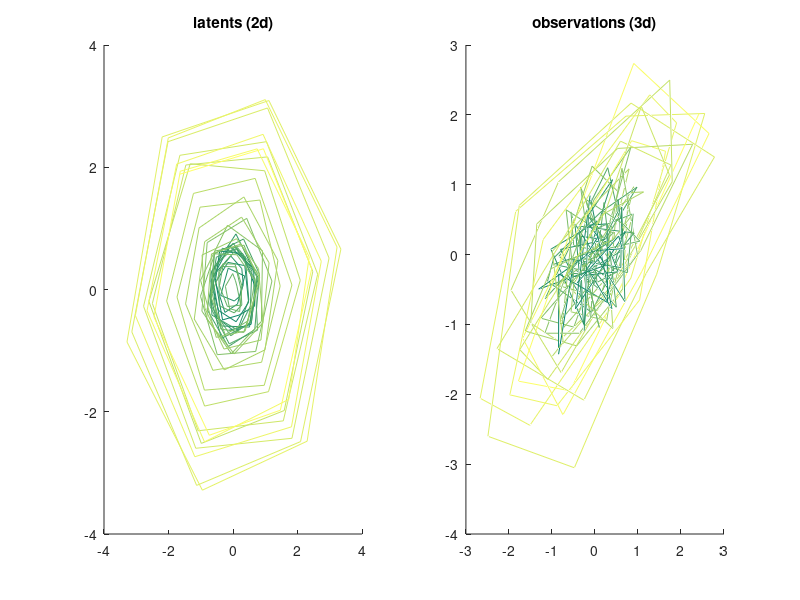

The MATLAB script that drew this image: (Note: this script raises an error after producing the figure.)
%% generate latents and observations

n = 200; % # trials
k = 2; % latent dimensionality
p = 3; % observation dimensionality
rng(1334); % set rand seed

% generate latent dynamics

th = pi/3;
B = [cos(th) -sin(th); sin(th) cos(th)] - eye(k); % B is dynamics matrix

% confirm that B has stable cycles (src: https://goo.gl/3ghNTx)
assert(all([trace(B) < 0; det(B) > 0]));

nse = 0.1*randn(n,k);
Z = nan(n,k);
Z(1,:) = randn(1,k); % random starting point
for ii = 2:n
    Z(ii,:) = (B + eye(k))*Z(ii-1,:)' + nse(ii,:)';
end
Z = bsxfun(@plus, Z, -mean(Z)); % mean center

% generate observations
A0 = rand(p,k);
[A,s,v] = svd(A0, 'econ'); % A is observation matrix
obs_nse = 0.4*randn(n,p);
X = Z*A' + obs_nse;
X = bsxfun(@plus, X, -mean(X)); % mean center

%% plot

figure; set(gcf, 'color', 'w');
clrs = summer(n); % color code for time

% plot latents
subplot(1,2,1); hold on;
for ii = 2:n
    plot(Z(ii-1:ii,1), Z(ii-1:ii,2), '-', 'Color', clrs(ii,:));
end
title(['latents (' num2str(k) 'd)']);

% plot observations
subplot(1,2,2); hold on;
for ii = 2:n
    plot3(X(ii-1:ii,1), X(ii-1:ii,2), X(ii-1:ii,3), '-', ...
        'Color', clrs(ii,:));
end
title(['observations (' num2str(p) 'd)']);

%% solve

X1 = X(1:end-1,:);
X2 = diff(X);
lambda = 1;

% objective: minimize reconstruction error of observations
%   and fit of dynamics for latents (Z = XA)
curobj = @(X1,X2,Ah,Bh,Ch) objDimRed(X1,Ah,Ch) + lambda*objRotDyn(X1,X2,Ah,Bh);

[~,~,Ah] = svd(X1, 'econ');
Ah = Ah(:,1:k); %  initialize with PCA solution

minA = getMinAFcn('simple'); % 'projGrad', 'stiefel', or 'simple'

maxiters = 50;
vs = nan(maxiters,3); % objective, and its terms
angs = nan(maxiters,2); % subspace angle between truth and estimate
for ii = 1:maxiters
    Bh = minB(X1, X2, Ah);
    Ch = minC(X1, Ah);
    Ah = minA(X1, X2, Bh, Ch);
    vs(ii,:) = [curobj(X1,X2,Ah,Bh,Ch) objDimRed(X1,Ah,Ch) objRotDyn(X1,X2,Ah,Bh)];
    angs(ii,:) = [rad2deg(subspace(B,Bh)) rad2deg(subspace(A, Ah))];
end

%% view objective values

nd = size(vs,2) + size(angs,2);
ncols = floor(sqrt(nd)); nrows = ceil(nd / ncols);

% total objective, reconstruction error, and fit of latent dynamics
figure; set(gcf, 'color', 'w');
for ii = 1:size(vs,2)
    subplot(nrows, ncols, ii);
    plot(vs(:,ii));    
    xlabel('iter #'); ylabel('objective value'); box off;
end

% angle between A and Ah, and B and Bh
for ii = 1:size(angs,2)
    subplot(nrows, ncols, ii+size(vs,2));
    plot(angs(:,ii));    
    xlabel('iter #'); ylabel('angular error in subspace estimate');
    box off;
    ylim([0 90]);
    set(gca, 'YTick', 0:30:90);
    set(gca, 'YTickLabel', arrayfun(@num2str, 0:30:90, 'uni', 0));
end
